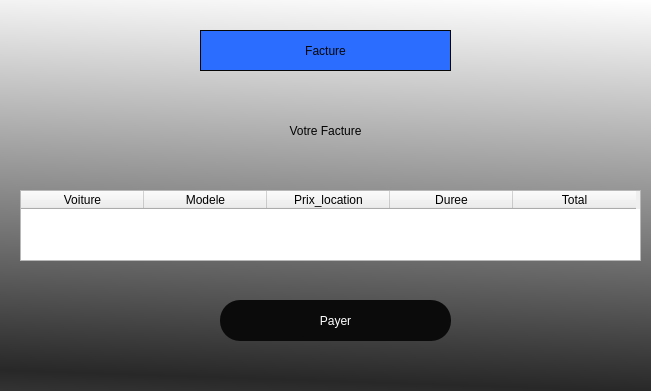
<?xml version="1.0" encoding="UTF-8"?>
<ui version="4.0">
 <class>Dialog</class>
 <widget class="QDialog" name="Dialog">
  <property name="enabled">
   <bool>true</bool>
  </property>
  <property name="geometry">
   <rect>
    <x>0</x>
    <y>0</y>
    <width>651</width>
    <height>391</height>
   </rect>
  </property>
  <property name="windowTitle">
   <string>Dialog</string>
  </property>
  <widget class="QWidget" name="widget" native="true">
   <property name="geometry">
    <rect>
     <x>0</x>
     <y>0</y>
     <width>651</width>
     <height>391</height>
    </rect>
   </property>
   <property name="styleSheet">
    <string notr="true">background-color: qlineargradient(spread:reflect, x1:0.943, y1:1, x2:1, y2:0, stop:0 rgba(40, 40, 40, 255), stop:1 rgba(255, 255, 255, 255));</string>
   </property>
   <widget class="QLabel" name="label">
    <property name="geometry">
     <rect>
      <x>200</x>
      <y>30</y>
      <width>251</width>
      <height>41</height>
     </rect>
    </property>
    <property name="styleSheet">
     <string notr="true">font: 28pt &quot;MS Shell Dlg 2&quot;;color:rgb(6, 6, 6);
background-color:rgb(42, 109, 255)</string>
    </property>
    <property name="frameShape">
     <enum>QFrame::Box</enum>
    </property>
    <property name="text">
     <string>Facture</string>
    </property>
    <property name="textFormat">
     <enum>Qt::AutoText</enum>
    </property>
    <property name="alignment">
     <set>Qt::AlignCenter</set>
    </property>
    <property name="wordWrap">
     <bool>false</bool>
    </property>
   </widget>
   <widget class="QLabel" name="label_2">
    <property name="geometry">
     <rect>
      <x>120</x>
      <y>110</y>
      <width>411</width>
      <height>41</height>
     </rect>
    </property>
    <property name="styleSheet">
     <string notr="true">font: 20pt &quot;MS Shell Dlg 2&quot;;
background-color: None;
color: rgb(3, 3, 3);</string>
    </property>
    <property name="text">
     <string>Votre Facture</string>
    </property>
    <property name="alignment">
     <set>Qt::AlignCenter</set>
    </property>
   </widget>
   <widget class="QPushButton" name="Payer">
    <property name="geometry">
     <rect>
      <x>220</x>
      <y>300</y>
      <width>231</width>
      <height>41</height>
     </rect>
    </property>
    <property name="styleSheet">
     <string notr="true">border-radius:20px;
background-color: rgb(11, 11, 11);
color:white;
font: 22pt &quot;MS Shell Dlg 2&quot;;</string>
    </property>
    <property name="text">
     <string>Payer</string>
    </property>
    <property name="iconSize">
     <size>
      <width>12</width>
      <height>12</height>
     </size>
    </property>
    <property name="checkable">
     <bool>true</bool>
    </property>
    <property name="autoDefault">
     <bool>true</bool>
    </property>
    <property name="default">
     <bool>false</bool>
    </property>
    <property name="flat">
     <bool>false</bool>
    </property>
   </widget>
   <widget class="QTableWidget" name="Facture">
    <property name="geometry">
     <rect>
      <x>20</x>
      <y>190</y>
      <width>621</width>
      <height>71</height>
     </rect>
    </property>
    <property name="styleSheet">
     <string notr="true">background-color: None;</string>
    </property>
    <attribute name="horizontalHeaderDefaultSectionSize">
     <number>123</number>
    </attribute>
    <attribute name="horizontalHeaderMinimumSectionSize">
     <number>24</number>
    </attribute>
    <attribute name="verticalHeaderDefaultSectionSize">
     <number>30</number>
    </attribute>
    <attribute name="verticalHeaderMinimumSectionSize">
     <number>20</number>
    </attribute>
    <column>
     <property name="text">
      <string>Voiture</string>
     </property>
    </column>
    <column>
     <property name="text">
      <string>Modele</string>
     </property>
    </column>
    <column>
     <property name="text">
      <string>Prix_location</string>
     </property>
    </column>
    <column>
     <property name="text">
      <string>Duree</string>
     </property>
    </column>
    <column>
     <property name="text">
      <string>Total</string>
     </property>
    </column>
   </widget>
  </widget>
 </widget>
 <resources/>
 <connections/>
</ui>
